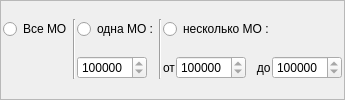
      <widget class="QFrame" name="frame_MO">
       <property name="frameShape">
        <enum>QFrame::StyledPanel</enum>
       </property>
       <property name="frameShadow">
        <enum>QFrame::Sunken</enum>
       </property>
       <property name="lineWidth">
        <number>1</number>
       </property>
       <layout class="QGridLayout" name="gridLayout_4">
        <property name="leftMargin">
         <number>2</number>
        </property>
        <property name="topMargin">
         <number>2</number>
        </property>
        <property name="rightMargin">
         <number>2</number>
        </property>
        <property name="bottomMargin">
         <number>2</number>
        </property>
        <property name="spacing">
         <number>1</number>
        </property>
        <item row="0" column="0">
         <widget class="QRadioButton" name="check_allMO">
          <property name="minimumSize">
           <size>
            <width>65</width>
            <height>0</height>
           </size>
          </property>
          <property name="maximumSize">
           <size>
            <width>80</width>
            <height>16777215</height>
           </size>
          </property>
          <property name="text">
           <string>Все МО</string>
          </property>
          <property name="checked">
           <bool>false</bool>
          </property>
         </widget>
        </item>
        <item row="0" column="2">
         <widget class="QRadioButton" name="check_1MO">
          <property name="minimumSize">
           <size>
            <width>80</width>
            <height>0</height>
           </size>
          </property>
          <property name="text">
           <string>одна МО :</string>
          </property>
         </widget>
        </item>
        <item row="0" column="4" colspan="4">
         <widget class="QRadioButton" name="check_nMO">
          <property name="text">
           <string>несколько МО :</string>
          </property>
         </widget>
        </item>
        <item row="0" column="1" rowspan="2">
         <widget class="Line" name="line_2">
          <property name="orientation">
           <enum>Qt::Vertical</enum>
          </property>
         </widget>
        </item>
        <item row="1" column="2">
         <widget class="QSpinBox" name="spin_MO_code">
          <property name="minimumSize">
           <size>
            <width>70</width>
            <height>0</height>
           </size>
          </property>
          <property name="maximumSize">
           <size>
            <width>70</width>
            <height>16777215</height>
           </size>
          </property>
          <property name="minimum">
           <number>360013</number>
          </property>
          <property name="maximum">
           <number>360999</number>
          </property>
          <property name="value">
           <number>360013</number>
          </property>
         </widget>
        </item>
        <item row="1" column="4">
         <widget class="QLabel" name="label_29">
          <property name="text">
           <string>от</string>
          </property>
         </widget>
        </item>
        <item row="1" column="5">
         <widget class="QSpinBox" name="spin_MO_code_from">
          <property name="minimumSize">
           <size>
            <width>70</width>
            <height>0</height>
           </size>
          </property>
          <property name="maximumSize">
           <size>
            <width>50</width>
            <height>16777215</height>
           </size>
          </property>
          <property name="minimum">
           <number>360001</number>
          </property>
          <property name="maximum">
           <number>360999</number>
          </property>
          <property name="value">
           <number>360002</number>
          </property>
         </widget>
        </item>
        <item row="1" column="6">
         <widget class="QLabel" name="label_30">
          <property name="text">
           <string>   до</string>
          </property>
         </widget>
        </item>
        <item row="1" column="7">
         <widget class="QSpinBox" name="spin_MO_code_to">
          <property name="minimumSize">
           <size>
            <width>70</width>
            <height>0</height>
           </size>
          </property>
          <property name="maximumSize">
           <size>
            <width>50</width>
            <height>16777215</height>
           </size>
          </property>
          <property name="minimum">
           <number>360999</number>
          </property>
          <property name="maximum">
           <number>360999</number>
          </property>
          <property name="value">
           <number>360999</number>
          </property>
         </widget>
        </item>
        <item row="0" column="3" rowspan="2">
         <widget class="Line" name="line_12">
          <property name="orientation">
           <enum>Qt::Vertical</enum>
          </property>
         </widget>
        </item>
       </layout>
      </widget>
